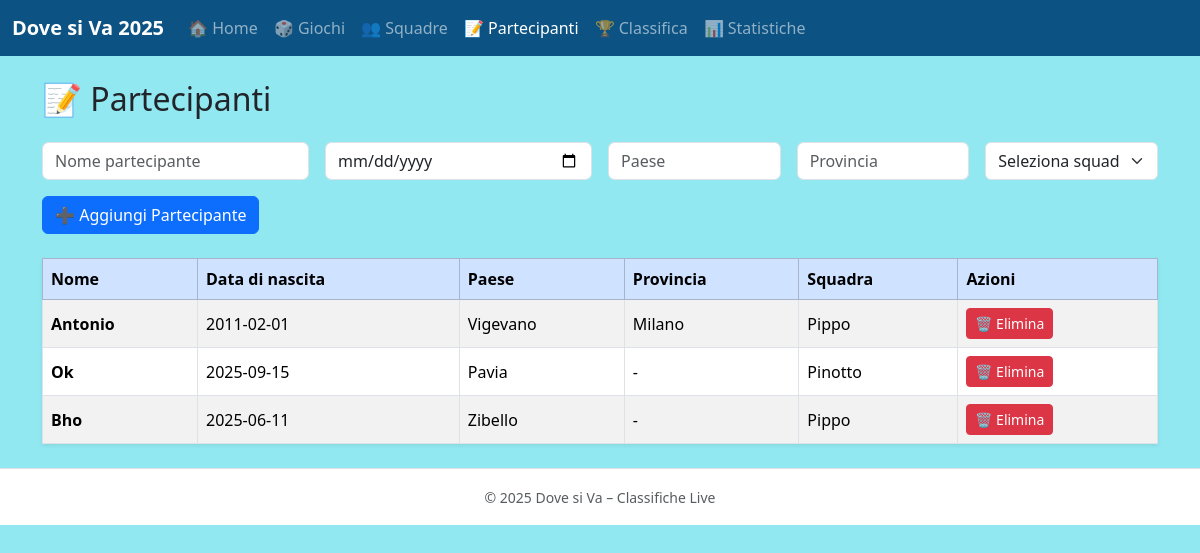
Screenshot of /partecipanti with the database file from the repository.
### app.py (models this page shows)
class Partecipante(db.Model):
    id = db.Column(db.Integer, primary_key=True)
    nome = db.Column(db.String(100), nullable=False)
    data_nascita = db.Column(db.Date)
    paese = db.Column(db.String(100))
    provincia = db.Column(db.String(10))
    squadra_id = db.Column(db.Integer, db.ForeignKey("squadra.id"), nullable=False)
    lat = db.Column(db.Float)
    lon = db.Column(db.Float)

class Squadra(db.Model):
    id = db.Column(db.Integer, primary_key=True)
    nome = db.Column(db.String(100), nullable=False, unique=True)
    partecipanti = db.relationship("Partecipante", backref="squadra", lazy=True)
    punteggi = db.relationship("Punteggio", backref="squadra", lazy=True)

### app.py (the view, shortened to what this page needs)
@app.route("/partecipanti", methods=["GET", "POST"])
def partecipanti():
    return render_template("partecipanti.html", partecipanti=Partecipante.query.all(), squadre=Squadra.query.all())

### templates/partecipanti.html (shortened to what this page needs)
{% extends "base.html" %}
{% block content %}
<h2 class="mb-4">📝 Partecipanti</h2>
<form method="post" class="row g-3 mb-4">
  <div class="col-md-3">
    <input type="text" class="form-control" name="nome" placeholder="Nome partecipante" required>
  </div>
  <div class="col-md-3">
    <input type="date" class="form-control" name="data_nascita">
  </div>
  <div class="col-md-2">
    <input type="text" class="form-control" name="paese" placeholder="Paese">
  </div>
  <div class="col-md-2">
    <input type="text" class="form-control" name="provincia" placeholder="Provincia">
  </div>
  <div class="col-md-2">
    <select class="form-select" name="squadra_id" required>
      <option value="">Seleziona squadra</option>
    </select>
  </div>
  <div class="col-12">
    <button type="submit" class="btn btn-primary">➕ Aggiungi Partecipante</button>
  </div>
</form>
<table class="table table-striped table-bordered align-middle shadow-sm">
  <thead class="table-primary">
    <tr>
      <th>Nome</th>
      <th>Data di nascita</th>
      <th>Paese</th>
      <th>Provincia</th>
      <th>Squadra</th>
      <th>Azioni</th>
    </tr>
  </thead>
  <tbody>
    {% for p in partecipanti %}
    <tr>
      <td class="fw-bold">{{ p.nome }}</td>
      <td>{{ p.data_nascita if p.data_nascita else "-" }}</td>
      <td>{{ p.paese or "-" }}</td>
      <td>{{ p.provincia or "-" }}</td>
      <td>{{ p.squadra.nome }}</td>
      <td>
        <form action="{{ url_for('delete_partecipante', pid=p.id) }}" method="post" style="display:inline;">
          <button type="submit" class="btn btn-sm btn-danger"
                  onclick="return confirm('Sei sicuro di voler eliminare questo partecipante?');">🗑️ Elimina</button>
        </form>
      </td>
    </tr>
    {% endfor %}
  </tbody>
</table>
{% endblock %}

### templates/base.html (style rules this page uses)
body { background-color: #92e8f1; }

### rows the page displays
Partecipante: nome "Antonio", data_nascita "2011-02-01", paese "Vigevano", provincia "Milano", squadra.nome "Pippo"
Partecipante: nome "Ok", data_nascita "2025-09-15", paese "Pavia", provincia "-", squadra.nome "Pinotto"
Partecipante: nome "Bho", data_nascita "2025-06-11", paese "Zibello", provincia "-", squadra.nome "Pippo"
